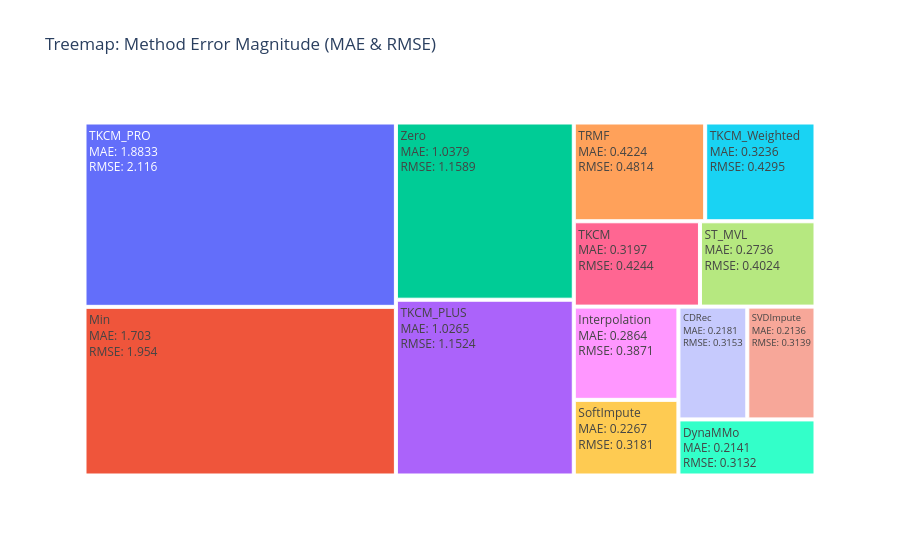

The notebook cell saved with this chart:
### Code cell
#🌲 Treemap (MAE & RMSE Combined Size)

import numpy as np

fig = go.Figure(go.Treemap(
    labels=results_df["Method"],
    parents=[""] * len(results_df),
    values=np.sqrt(results_df["MAE"]**2 + results_df["RMSE"]**2),  # Combined magnitude
    text=[f"MAE: {mae}<br>RMSE: {rmse}" for mae, rmse in zip(results_df["MAE"], results_df["RMSE"])],
    hoverinfo="label+text+value"
))
fig.update_layout(title="Treemap: Method Error Magnitude (MAE & RMSE)")
fig.show()

### Figure 1 — Plotly figure (JSON) as saved in the notebook; plotly's stock layout.template omitted (floating-point values rounded to 4 significant figures)
{"data": [{"hoverinfo": "label+text+value", "labels": ["TKCM", "TKCM_PLUS", "TKCM_Weighted", "TKCM_PRO", "CDRec", "DynaMMo", "SoftImpute", "SVDImpute", "ST_MVL", "TRMF", "Zero", "Min", "Interpolation"], "parents": ["", "", "", "", "", "", "", "", "", "", "", "", ""], "text": ["MAE: 0.3197<br>RMSE: 0.4244", "MAE: 1.0265<br>RMSE: 1.1524", "MAE: 0.3236<br>RMSE: 0.4295", "MAE: 1.8833<br>RMSE: 2.116", "MAE: 0.2181<br>RMSE: 0.3153", "MAE: 0.2141<br>RMSE: 0.3132", "MAE: 0.2267<br>RMSE: 0.3181", "MAE: 0.2136<br>RMSE: 0.3139", "MAE: 0.2736<br>RMSE: 0.4024", "MAE: 0.4224<br>RMSE: 0.4814", "MAE: 1.0379<br>RMSE: 1.1589", "MAE: 1.703<br>RMSE: 1.954", "MAE: 0.2864<br>RMSE: 0.3871"], "type": "treemap", "values": [0.5313, 1.543, 0.5378, 2.833, 0.3834, 0.3794, 0.3906, 0.3797, 0.4866, 0.6404, 1.556, 2.592, 0.4815]}], "layout": {"title": {"text": "Treemap: Method Error Magnitude (MAE & RMSE)"}}}
